Frame 1 (no input): blank canvas, image omitted
Frame 60 (the mouse pressed at the canvas centre just before this capture): blank canvas, image omitted
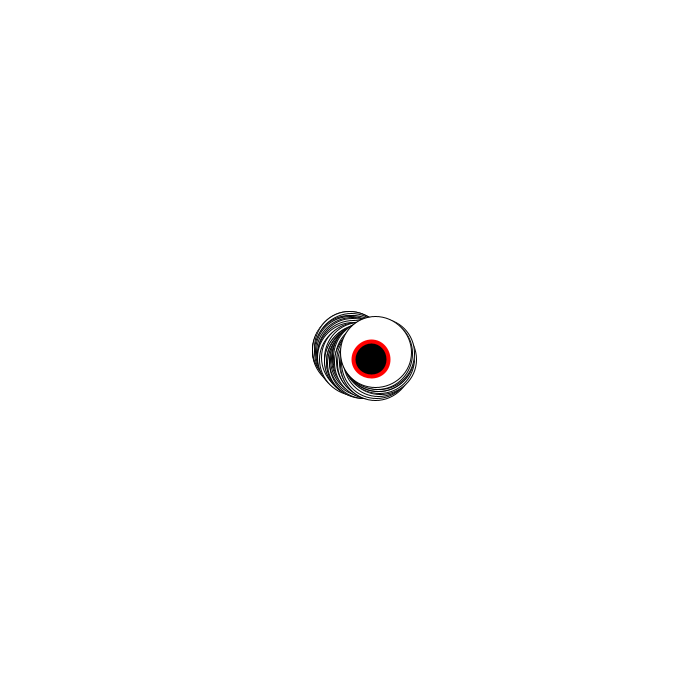
Frame 120 (the mouse held since frame 60 and released just before this capture)

The Processing sketch whose frames 1 and 60 were blank and that drew this single picture after the mouse press (run headless with seeded random() and noise(); from frame 60 on, the mouse is pressed at the canvas centre):

// Processing sketch: JitterBug3
// ── JitterBug3.pde
                 
JitBug[] jit = new JitBug[100];
int bugCount = 0;
//JitBug jit2 = new JitBug(220, 240, 30);
//JitBug jit3 = new JitBug(240, 260, 40);
//JitBug jit4 = new JitBug(260, 240, 50);
//JitBug jit5 = new JitBug(240, 220, 20);
//JitBug jit6 = new JitBug(220, 240, 30);
//JitBug jit7 = new JitBug(240, 260, 40);
//JitBug jit8 = new JitBug(260, 240, 50);

void setup(){
  size(700, 700);
  background(255);
for (int i = 0; i < jit.length; i++){
  float x = width/2;
  float y = height/2;
  int r = int (random (20, 100));
  jit[i] = new JitBug(x, y, r);
  

}

}
void mousePressed(){
  bugCount = bugCount + 1;
}

void keyPressed(){
  bugCount = bugCount - 1;
}

void draw(){
  //fill(255, 75);
  //noStroke();
  //rect(0, 0, width, height);

  for (int i = 0; i < bugCount; i++){
  jit[i].move();
  jit[i].display();
}
}
// ── JitBug.pde
class JitBug{

  float x;
  float y;
  int diameter;
  float speed = 2.5;
  
  JitBug(float tempX, float tempY, int tempDiameter){
    x = tempX;
    y = tempY;
    diameter = tempDiameter;
  }


  void move(){
    x += random(-speed, speed);
    y += random(-speed, speed);
    //x = mouseX;
    //y = mouseY;
  }

  void display(){
    pushMatrix();
    translate(x, y);
    fill(255);
    stroke(0);
    strokeWeight(1);
    ellipse(0, 0, diameter, diameter);
    fill(0);
    stroke(255, 0, 0);
    strokeWeight(4);
    ellipse(random((diameter*-1)/10, diameter/10), random((diameter*-1)/10, diameter/10), diameter/2, diameter/2);
    popMatrix();
  }
}
